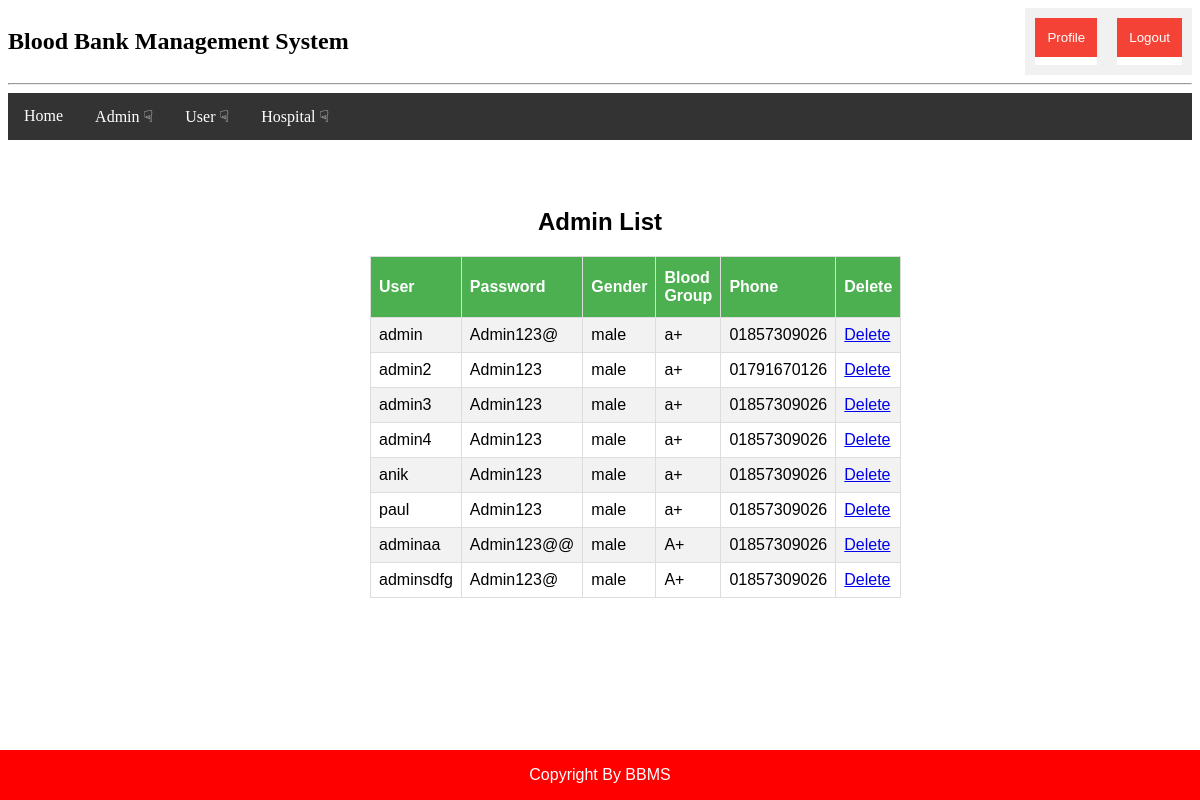
Screenshot of /admin_list.php (signed in) with the database file from the repository.
### tables this page shows
CREATE TABLE `admin_table` (
  `id` int(20) NOT NULL,
  `user` varchar(255) NOT NULL,
  `pass` varchar(255) NOT NULL,
  `gender` varchar(255) NOT NULL,
  `blood_group` varchar(10) NOT NULL,
  `phone` varchar(20) NOT NULL
);

### admin_list.php (the view, shortened to what this page needs)
<?php
require_once 'model/connection.php';
?>
<!DOCTYPE html>
<html>
<head>
	<?php include 'header1.php';
	require_once 'navbar.php';
	?>
	<link rel="stylesheet" href="style1.css">
</head>
<body>
<div class="logincss">
<br>
<div class="container">
<center><h2>Admin List</h2></center>
<table id="admin_list">
	<tr>
		<th>User</th>
		<th>Password</th>
		<th>Gender</th>
		<th>Blood Group</th>
		<th>Phone</th>
		<th>Delete</th>
	</tr>
</div>
</div>
<?php
$sql = "select * from `admin_table`;";
	$query = mysqli_query($con, $sql);
	$querycheck = mysqli_num_rows($query);
		if ($querycheck > 0){
			while ($row=mysqli_fetch_assoc($query)) {?>
	<tr>
	<td><?php echo $row["user"]; ?></td>
	<td><?php echo $row["pass"]; ?></td>
	<td><?php echo $row["gender"]; ?></td>
	<td><?php echo $row["blood_group"]; ?></td>
	<td><?php echo $row["phone"]; ?></td>
	<td><a href="controller/delete_admin_cnt.php?user=<?php echo $row["user"]; ?>">Delete</a></td>
	</tr>
	<?php  	}
	}
?>
</body>
<?php include 'footer1.php';?>
</html>

### header1.php
<!DOCTYPE html>
<html>
<head>
</head>
<body>
<div class="row">
<div class="column">
<h2>Blood Bank Management System</h2></p>
</div>
    <form action="profile.php"><button type="submit" name="submit" class="profilee">Profile</button></form>
    <form action="logout1.php"><button type="submit" name="submit" class="profilee">Logout</button></form>
</div>
<hr>
</body>
</html>

### navbar.php (shortened to what this page needs)
<!DOCTYPE html>
<html>
<head>
  <link rel="stylesheet" href="style1.css">
</head>
<body>
  <div class="navbar">
  <a href="admin_dashboard.php">Home</a>
  <div class="subnav">
    <button class="subnavbtn">Admin ☟<i class="fa fa-caret-down"></i></button>
  </div>
  <div class="subnav">
    <button class="subnavbtn">User ☟<i class="fa fa-caret-down"></i></button>
  </div>
  <div class="subnav">
    <button class="subnavbtn">Hospital ☟<i class="fa fa-caret-down"></i></button>
  </div>
</div>
</body>
</html>

### footer1.php (shortened to what this page needs)
<html>
<body>
<span style = "display:inline-block; width:100%; height:10%; text-align:center;">
<div class="footer">
<?php
echo "<p>Copyright By BBMS</p>";
?>
</span>
</body>
</html>

### style1.css (style rules this page uses)
form { border: 10px solid #f1f1f1; }
.row { display: flex; }
.column { flex: 50%; }
#admin_list { font-family: Arial, Helvetica, sans-serif; border-collapse: collapse; width: 100%; }
#admin_list td, #admin_list th { border: 1px solid #ddd; padding: 8px; }
#admin_list tr:nth-child(even) { background-color: #f2f2f2; }
#admin_list th { padding-top: 12px; padding-bottom: 12px; text-align: left; background-color: #4CAF50; color: white; }
.navbar { overflow: hidden; background-color: #333; }
.navbar a { float: left; font-size: 16px; color: white; text-align: center; padding: 14px 16px; text-decoration: none; }
.subnav { float: left; overflow: hidden; }
.subnav .subnavbtn { font-size: 16px; border: none; outline: none; color: white; padding: 14px 16px; background-color: inherit; font-family: inherit; margin: 0; }
.logincss { font-family: Arial, Helvetica, sans-serif; max-width: 500px; margin: auto; background: white; padding: 10px; }
button { background-color: #4CAF50; color: white; padding: 12px; border: none; cursor: pointer; width: 100%; }
.profilee { background-color: #f44336; color: white; }
.container { padding: 20px; }
.footer { position: fixed; left: 0; bottom: 0; width: 100%; background-color: red; color: white; text-align: center; }

### rows the page displays
admin_table: user "admin", pass "Admin123@", gender "male", blood_group "a+", phone "01857309026"
admin_table: user "admin2", pass "Admin123", gender "male", blood_group "a+", phone "01791670126"
admin_table: user "admin3", pass "Admin123", gender "male", blood_group "a+", phone "01857309026"
admin_table: user "admin4", pass "Admin123", gender "male", blood_group "a+", phone "01857309026"
admin_table: user "anik", pass "Admin123", gender "male", blood_group "a+", phone "01857309026"
admin_table: user "paul", pass "Admin123", gender "male", blood_group "a+", phone "01857309026"
admin_table: user "adminaa", pass "Admin123@@", gender "male", blood_group "A+", phone "01857309026"
admin_table: user "adminsdfg", pass "Admin123@", gender "male", blood_group "A+", phone "01857309026"
